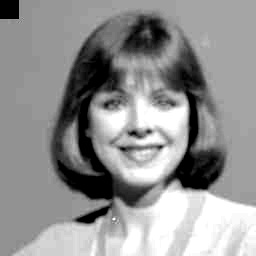

The script that drew this image:
import cv2
from matplotlib import pyplot as plt

img=cv2.imread('contr2_1.jpg', cv2.IMREAD_GRAYSCALE)

for x in range(15):
    for y in range(15):
        img.itemset((x, y), 0)

hist = cv2.calcHist([img],[0],None,[256],[0,256])
cv2.imshow('hist',hist)
plt.subplot(1,2,1),plt.imshow(cv2.cvtColor(img, cv2.COLOR_BGR2RGB))
plt.subplot(1,2,2).hist(img.ravel(),256,[0,256])
plt.show()

cv2.imwrite('outlayer.jpg',img)
